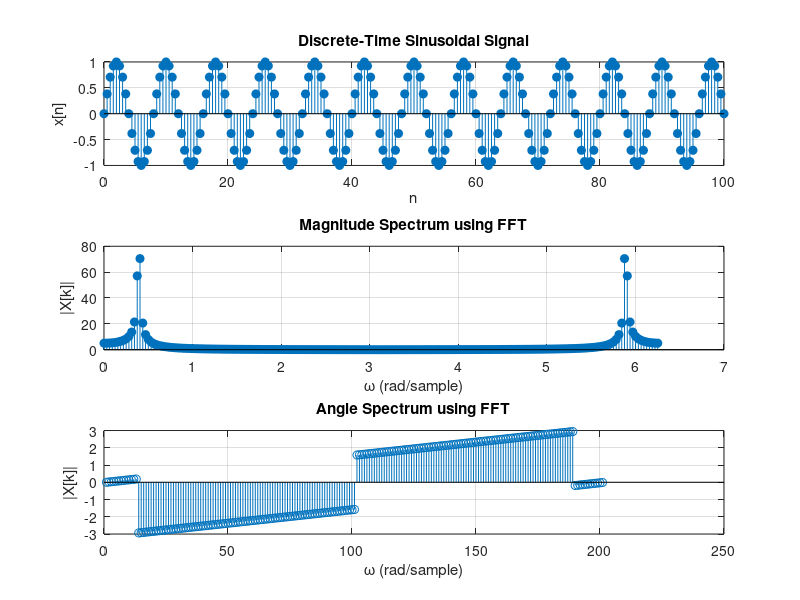

This figure's MATLAB source:
clc;
clear;
close all;

n = 0:0.5:100;
x = sin(pi/4 * n);

N = length(x);

X = fft(x);

w = 2*pi*(0:N-1)/N;

figure;

subplot(3,1,1);
stem(n, x, 'filled');
grid on;
xlabel('n');
ylabel('x[n]');
title('Discrete-Time Sinusoidal Signal');

subplot(3,1,2);
stem(w, abs(X), 'filled');
grid on;
xlabel('\omega (rad/sample)');
ylabel('|X[k]|');
title('Magnitude Spectrum using FFT');

subplot(3,1,3);
stem(angle(X));
grid on;
xlabel('\omega (rad/sample)');
ylabel('|X[k]|');
title('Angle Spectrum using FFT');
